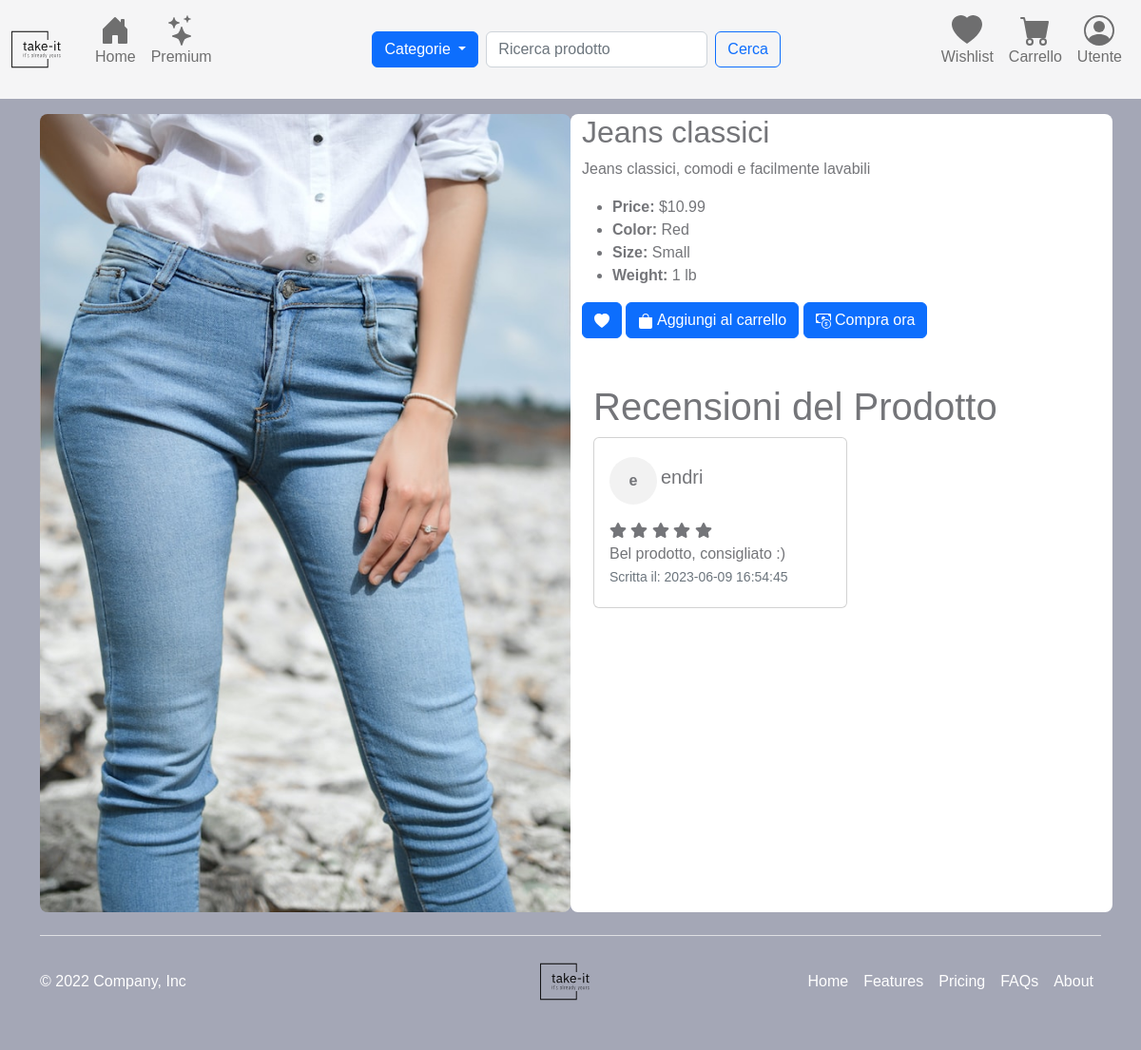
/productPage.php?id=32, run on the app's committed database.
### tables this page shows
CREATE TABLE IF NOT EXISTS `Prodotto` (
  `Id` int(11) NOT NULL AUTO_INCREMENT,
  `Nome` varchar(50) NOT NULL,
  `Descrizione` varchar(50) NOT NULL,
  `Immagine` varchar(300) NOT NULL,
  `Dim_id` int(11) NOT NULL,
  `Categoria_id` int(11) NOT NULL,
  `Status` int(11) NOT NULL,
  `Timestamp` timestamp NOT NULL DEFAULT current_timestamp(),
  PRIMARY KEY (`Id`),
  KEY `Categoria_id` (`Categoria_id`),
  KEY `Dim_id` (`Dim_id`)
);

CREATE TABLE IF NOT EXISTS `Recensione` (
  `Id` int(11) NOT NULL AUTO_INCREMENT,
  `Valutazione` int(5) NOT NULL,
  `Commento` varchar(300) NOT NULL,
  `Dettaglio_ordine_id` int(11) NOT NULL,
  `Utente_id` int(11) NOT NULL,
  `Prodotto_id` int(11) NOT NULL,
  `Status` int(11) NOT NULL,
  `Timestamp` timestamp NOT NULL DEFAULT current_timestamp(),
  PRIMARY KEY (`Id`),
  KEY `Dettaglio_ordine_id` (`Dettaglio_ordine_id`),
  KEY `Prodotto_id` (`Prodotto_id`),
  KEY `Utente_id` (`Utente_id`)
);

CREATE TABLE IF NOT EXISTS `Utente` (
  `Id` int(11) NOT NULL AUTO_INCREMENT,
  `Nome` varchar(50) NOT NULL,
  `Cognome` varchar(50) NOT NULL,
  `Email` varchar(50) NOT NULL,
  `Password` varchar(32) NOT NULL,
  `Claim_id` int(11) NOT NULL,
  `Indirizzo_id` int(11) NOT NULL,
  `Status` int(11) NOT NULL,
  `Timestamp` timestamp NOT NULL DEFAULT current_timestamp(),
  PRIMARY KEY (`Id`),
  KEY `Claim_id` (`Claim_id`),
  KEY `Indirizzo_id` (`Indirizzo_id`)
);

### productPage.php (called while the page is built, shortened)
<?php
require './templates/views/user/productPage.php';
require_once("./templates/base.php");

### src/classes/Dbh.php (called while the page is built, shortened)
<?php
class Dbh
{
    protected mysqli $connection;
    public function __construct($dbhost = 'localhost', $dbuser = 'root', $dbpass = '', $dbname = 'e-commerce', $charset = 'utf8')
    {
        try {
            $this->connection = new mysqli($dbhost, $dbuser, $dbpass, $dbname);
            $this->connection->set_charset($charset);
        } catch (Exception $e) {
            echo "[Dbh:26] Sono qui";
            echo "Connection failed: " . mysqli_connect_error();
        }
    }
    public function execute($sql, ...$params): array|int|string
    {
        $types = "";
        if ($stmt = $this->connection->prepare($sql)) {
            if (!$stmt->execute()) {
                return "Execute failed: (" . $stmt->errno . ") " . $stmt->error;
            }
            if ($stmt->errno == 0) {
                $result = $stmt->get_result();
                return $result->fetch_all(MYSQLI_ASSOC);
            } else {
                return "Errore" . $stmt->errno;
            }
        } else {
            return 'Unable to prepare MySQL statement (check your syntax) - ' . $this->connection->error;
        }
    }
    public function getRecord(string $tableName, string $where): mixed
    {
        $response = $this->execute("SELECT * FROM `$tableName` WHERE $where");
        return !empty($response) && $response[0] !== null
            ? $response[0]
            : null;
    }
    public function getReviewsFromProductId($productId): array|int|string
    {
        $query = "SELECT * FROM Recensione WHERE Prodotto_id = " . $productId;
        return $this->execute($query);
    }
}

### templates/views/user/reviews.php (the view, shortened to what this page needs)
<div class="container my-5">
    <h1>Recensioni del Prodotto</h1>
    <?php
        if (isset($_GET['id'])) {
            $dbh = new Dbh();
            $reviewsFromProduct = $dbh->getReviewsFromProductId($_GET['id']);
            if (!empty($reviewsFromProduct)) {
                foreach ($reviewsFromProduct as $review) {
                    $user = $dbh->getRecord(UTENTE, "Id = " . $review[UTENTE_ID]);
                    echo '
                <div class="row">
                    <div class="col-md-6">
                        <div class="card py-1">
                            <div class="card-body">
                                <div class="d-flex align-items-center mb-3">
                                    <div class="avatar">'. substr($user[NOME], 0, 1) .'</div>
                                    <h5 class="card-title ml-2 mx-1">' . $user[NOME] . '</h5>
                                </div>
                                <div class="card-text">
                                      <span class="star-rating">
                                        <i class="fa fa-star"></i>
                                        <i class="fa fa-star"></i>
                                        <i class="fa fa-star"></i>
                                        <i class="fa fa-star"></i>
                                        <i class="fa fa-star"></i>
                                      </span>
                                    <p class="mb-0">' . $review[COMMENTO] . '</p>
                                    <small class="text-muted">Scritta il: ' . $review['Timestamp'] . '</small>
                                </div>
                            </div>
                        </div>
                    </div>
                </div>
                ';
                }
            } else {
                echo '<div>Non esiste ancora nessuna recensione per questo prodotto.</div>';
            }
        } else {
            echo '<div class="container my-3 rounded" style="background-color: white;">';
            echo '<div>Non esiste ancora nessuna recensione per questo prodotto.</div>';
            echo '</div>';
        }
    ?>
</div>

### templates/views/user/productPage.php (shortened to what this page needs)
<section>
    <?php
    if (isset($_GET['id'])) {
        $dbh = new Dbh();
        $product = $dbh->getRecord(PRODOTTO, "Id = " . $_GET['id']);
        if (!empty($product)) {
            echo '<div class="container rounded my-3" style="border-radius: 20px;">
                        <form method="post">
                            <div class="row">
                                <div class="col-md-6 rounded">
                                    <img src="' . UPLOADS . '/' . $product[IMMAGINE] . '" alt="Product Image" class="img-fluid rounded">
                                </div>
                                <div class="col-md-6 rounded" style="background: white;">
                                    <h2>' . $product[NOME] . '</h2>
                                    <p>' . $product[DESCRIZIONE] . '</p>
                                    <ul>
                                        <li><strong>Price:</strong> $10.99</li>
                                        <li><strong>Color:</strong> Red</li>
                                        <li><strong>Size:</strong> Small</li>
                                        <li><strong>Weight:</strong> 1 lb</li>
                                    </ul>
                                    <button class="btn btn-primary ml-auto" type="submit" name="add-product-' . $_GET['id'] . '-in-wishlist">
                                        <svg xmlns="http://www.w3.org/2000/svg" width="16" height="16" fill="currentColor" class="bi bi-heart-fill" viewBox="0 0 16 16">
                                            <path fill-rule="evenodd" d="M8 1.314C12.438-3.248 23.534 4.735 8 15-7.534 4.736 3.562-3.248 8 1.314z"/>
                                        </svg>
                                    </button>
                                    <button class="btn btn-primary ml-auto" type="submit" name="add-article-' . $_GET['id'] . '-in-cart">
                                    <svg xmlns="http://www.w3.org/2000/svg" width="16" height="16" fill="currentColor" class="bi bi-bag-fill" viewBox="0 0 16 16">
                                        <path d="M8 1a2.5 2.5 0 0 1 2.5 2.5V4h-5v-.5A2.5 2.5 0 0 1 8 1zm3.5 3v-.5a3.5 3.5 0 1 0-7 0V4H1v10a2 2 0 0 0 2 2h10a2 2 0 0 0 2-2V4h-3.5z"/>
                                    </svg>
                                        Aggiungi al carrello
                                    </button>
                                    <button class="btn btn-primary ml-auto" type="submit" name="buy-now-' . $_GET['id'] . '">
                                        Compra ora
                                    </button>
                        </form>';
                                    echo '<section>';
                                        require './templates/views/user/reviews.php';
                                    echo '</section>';
                                    echo '<div>
                                </div>
                        </div>
                </div>';
        }
    } else {
        echo '<div class="container">
                        <p>Errore nel caricamento del prodotto, torna all <a href="index.php" id="create-account-link">home page</a></p>
                  </div>';
    }
    ?>
</section>

### assets/css/style.css (style rules this page uses)
:root { --bs-blue: #1d3b53; --bs-indigo: #6610f2; --bs-purple: #6f42c1; --bs-pink: #e83e8c; --bs-red: #d6293e; --bs-orange: #fd7e14; --bs-yellow: #f7c32e; --bs-green: #0cbc87; --bs-teal: #20c997; --bs-cyan: #17a2b8; --bs-black: #000; --bs-white: #fff; --bs-gray: #747579; --bs-gray-dark: #0b0a12; --bs-gray-100: #f5f5f6; --bs-gray-200: #dfdfe3; --bs-gray-300: #c5c5c7; --bs-gray-400: #96969a; --bs-gray-500: #85878a; --bs-gray-600: #747579; --bs-gray-700: #5e5e5f; --bs-gray-800: #0b0a12; --bs-gray-900: #0b0a12; --bs-primary: #5143d9; --bs-white: #fff; --bs-secondary: #85878a; --bs-success: #0cbc87; --bs-info: #17a2b8; --bs-warning: #f7c32e; --bs-danger: #d6293e; --bs-light: #f5f5f6; --bs-dark: #0b0a12; --bs-orange: #fd7e14; --bs-mode: #fff; --bs-primary-rgb: 81, 67, 217; --bs-white-rgb: 255, 255, 255; --bs-secondary-rgb: 133, 135, 138; --bs-success-rgb: 12, 188, 135; --bs-info-rgb: 23, 162, 184; --bs-warning-rgb: 247, 195, 46; --bs-danger-rgb: 214, 41, 62; --bs-light-rgb: 245, 245, 246; --bs-dark-rgb: 11, 10, 18; --bs-orange-rgb: 253, 126, 20; --bs-mode-rgb: 255, 255, 255; --bs-white-rgb: 255, 255, 255; --bs-black-rgb: 0, 0, 0; --bs-body-color-rgb: 116, 117, 121; --bs-body-bg-rgb: 255, 255, 255; --bs-font-sans-serif: system-ui, -apple-system, "Segoe UI", Roboto, "Helvetica Neue", "Noto Sans", "Liberation Sans", Arial, sans-serif, "Apple Color Emoji", "Segoe UI Emoji", "Segoe UI Symbol", "Noto Color Emoji"; --bs-font-monospace: SFMono-Regular, Menlo, Monaco, Consolas, "Liberation Mono", "Courier New", monospace; --bs-gradient: linear-gradient(180deg, rgba(255, 255, 255, 0.15), rgba(255, 255, 255, 0)); --bs-body-font-family: DM Sans, sans-serif; --bs-body-font-size: 1rem; --bs-body-font-weight: 400; --bs-body-line-height: 1.5; --bs-body-color: #747579; --bs-body-bg: #fff; --bs-border-width: 1px; --bs-border-style: solid; --bs-border-color: var(--bs-gray-200); --bs-border-color-translucent: rgba(0, 0, 0, 0.175); --bs-border-radius: 0.5rem; --bs-border-radius-sm: 0.4rem; --bs-border-radius-lg: 1rem; --bs-border-radius-xl: 1.5rem; --bs-border-radius-2xl: 2rem; --bs-border-radius-pill: 50rem; --bs-link-color: var(--bs-primary); --bs-link-hover-color: #4136ae; --bs-code-color: #d63384; --bs-highlight-bg: #fff3cd; }
*, *::before, *::after { margin: 0; padding: 0; box-sizing: border-box; font-family: 'Poppins', sans-serif }
@media (prefers-reduced-motion: no-preference) { :root { scroll-behavior: smooth; } }
body { margin: 0; font-family: var(--bs-body-font-family); font-size: var(--bs-body-font-size); font-weight: var(--bs-body-font-weight); line-height: var(--bs-body-line-height); color: var(--bs-body-color); background-color: #A4A7B6; -webkit-text-size-adjust: 100%; -webkit-tap-highlight-color: rgba(0, 0, 0, 0); }
.col-lg-4, .col-md-6 { padding-right: 0 }

### templates/views/user/reviews.php (style rules this page uses)
.avatar { width: 50px; height: 50px; border-radius: 50%; background-color: #f2f2f2; display: flex; align-items: center; justify-content: center; font-weight: bold; }

### data on the page
prodotto: Immagine (picture), Nome "Jeans classici", Descrizione "Jeans classici, comodi e facilmente lavabili"
recensione: Utente.Nome "e", Utente.Nome "endri", Commento "Bel prodotto, consigliato :)", Timestamp "2023-06-09 16:54:45"
